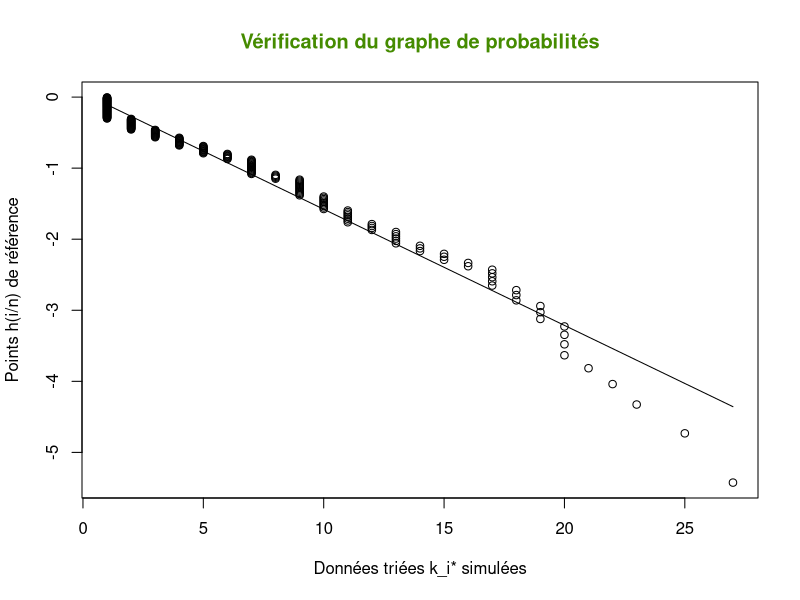
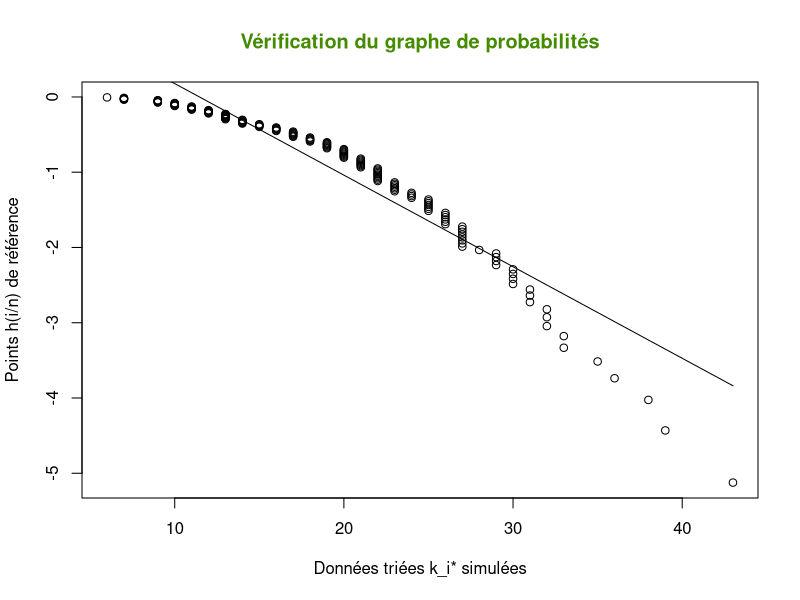
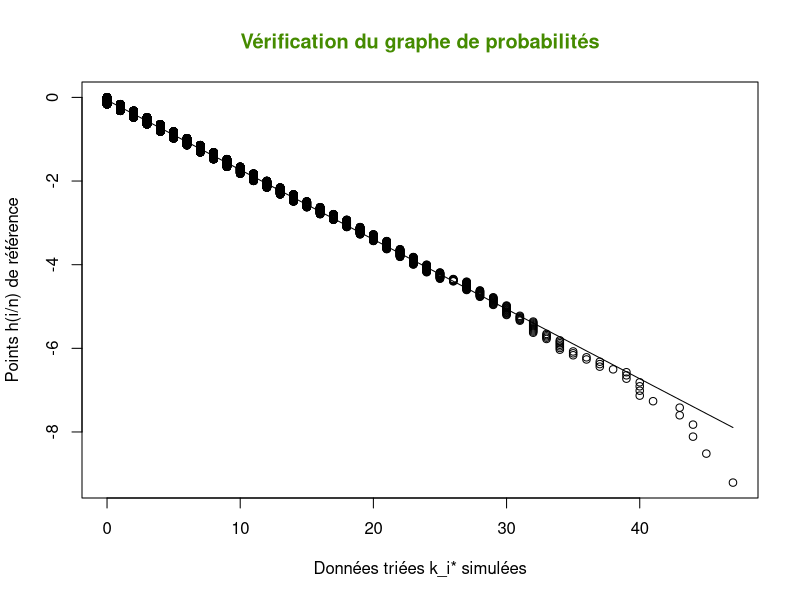

Here is the R script that generated these plots, in order:
# Partie 1 - Question 3
# Graphe de probabilités pour la loi géométrique

# Récupération des données
# (!) Il faut se trouver dans le dossier des scripts
# (!) Sous RStudio, menu "Session > Set Working directory > To Source File Location"
groupe1 <- read.table("groupe1.txt")[,1]
groupe2 <- read.table("groupe2.txt")[,1]

# Tri des données
groupe1_ord <- sort(groupe1)
groupe2_ord <- sort(groupe2)

# Fonction pour tracer un graphe de probabilités
# par rapport à la loi géométrique (cas r = 1)
# PRECONDITIONS : <echantillon> est trié
graphe_probabilites <- function(echantillon)
{
  # Le graphe de probabilités est de la forme h[F(k)] = alpha(p)g(k) + beta(p)
  # avec, dans le cas de la loi géométrique :
  #   -> h[F(k)] = ln(1 - F(k))
  #   -> alpha(p) = ln(1 - p)
  #   -> g(k) = k
  #   -> beta(p) = 0
  
  # On trace donc (g(k_i*), h(i/n))
  # NB : on évite le cas ln(0) indéfini en allant jusqu'à n - 1
  n = length(echantillon)
  plot(head(echantillon, -1), log(1 - seq(1:(n-1))/n), xlab="Données triées k_i* simulées", ylab="Points h(i/n) de référence")
  
  # Affichage graphique
  title("Vérification du graphe de probabilités", col.main="chartreuse4")
  
  # Si on considère les points alignés, on peut essayer d'en déduire une pente
  # qui représentera le paramètre p. On trace la droite des moindres carrés. 
  abs = head(echantillon,  -1)
  ord = log(1 - seq(1:(n-1))/n)
  reg = lm(ord~abs)
  lines(abs, fitted.values(reg))
  
  # On estime et retourne un paramètre p
  # La pente de la droite des moindres carrés est ln(1 - p)
  pente = reg$coefficients[2]
  return(-exp(pente) + 1)
}

pg1 = graphe_probabilites(groupe1_ord)
pg2 = graphe_probabilites(groupe2_ord)

# Jeu de données simulé pour la mesure de qualité
nb_simulations = 10000;
simulations = rgeom(nb_simulations, pg1)
simulations_ord = sort(simulations)

pgs = graphe_probabilites(simulations_ord)
